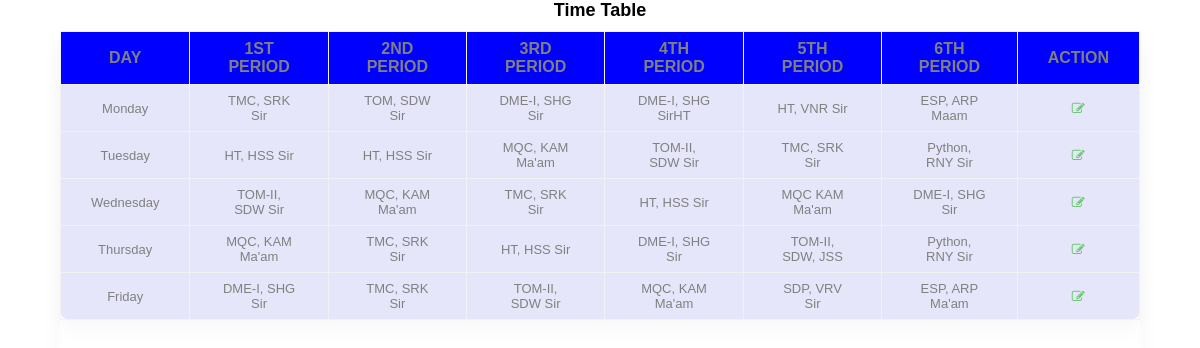
Screenshot of /display3.php with the database file from the repository.
### tables this page shows
CREATE TABLE `table4` (
  `sl_no` int(11) NOT NULL,
  `day` varchar(50) NOT NULL,
  `p1` varchar(50) NOT NULL,
  `p2` varchar(50) NOT NULL,
  `p3` varchar(50) NOT NULL,
  `p4` varchar(50) NOT NULL,
  `p5` varchar(50) NOT NULL,
  `p6` varchar(50) NOT NULL
);

### display3.php (the view, shortened to what this page needs)
<!DOCTYPE html>
<html lang="en">
<head>
    <title</title>
    <link rel="stylesheet" href="css/mystyle.css">
    <link rel="stylesheet" href="css/font-awesome.min.css">
</head>
<body>
    <div class="main-div">
        <h1>Time Table</h1>
        <div class="center-div">
            <div class="table-responsive">
                <table>
                    <thead>
                        <tr>
                            <th bgcolor="blue"><strong>Day</strong></th>
                            <th bgcolor="blue"><strong>1st Period</strong></th>
                            <th bgcolor="blue"><strong>2nd Period</strong></th>
                            <th bgcolor="blue"><strong>3rd Period</strong></th>
                            <th bgcolor="blue"><strong>4th Period</strong></th>
                            <th bgcolor="blue"><strong>5th Period</strong></th>
                            <th bgcolor="blue"><strong>6th Period</strong></th>
                            <th bgcolor="blue"><strong>Action</strong></th>
                        </tr>
                    </thead>
                    <tbody>
                    <?php
                        $querry="select * from table4 ";
                        $connection = mysqli_connect("localhost","root","","timetable");
                        $query= mysqli_query($connection,$querry);
                        while($res=mysqli_fetch_array($query)){
                           ?>
                            <tr>
                            <td><?php echo $res['day']; ?></td>
                            <td><?php echo $res['p1']; ?></td>
                            <td><?php echo $res['p2']; ?></td>
                            <td><?php echo $res['p3']; ?></td>
                            <td><?php echo $res['p4']; ?></td>
                            <td><?php echo $res['p5']; ?></td>
                            <td><?php echo $res['p6']; ?></td>
                            <td><a href="update3.php?sl_no=<?php echo $res['sl_no'];?>" data-toggle="tooltip" data-placement="bottom" title="Edit"><i class="fa fa-edit" aria-hidden="true"></i> </a></td>
                        </tr>
                        <?php
                        }
                    ?>
                    </tbody>
                </table>
            </div>
        </div>
</div>
</body>
</html>

### css/mystyle.css (style rules this page uses)
* { margin: 0; padding: 0; box-sizing: border-box; font-family: sans-serif; }
.main-div { width: 100%; height: 100vh; display: flex; flex-direction: column; align-items: center; }
.center-div { width: 90%; height: 80vh; background: -webkit-gradient(left, #5dade2, #00c6ff); box-shadow: 0 10px 28px 0 rgba(0, 0, 0, 0.03); border-radius: 10px; }
h1 { font-size: 18px; color: #000; text-align: center; margin-bottom: 10px; }
table { border-collapse: collapse; background-color: lavender; box-shadow: 0 10px 20px 0 rgba(0, 0, 0, 0.03); border-radius: 10px; margin: auto; }
th, td { border: 1px solid #f2f2f2; padding: 8px 30px; text-align: center; color: gray; }
th { text-transform: uppercase; font-weight: 500; }
td { font-size: 13px; }
.fa { font-size: 18px; }
.fa-edit { color: #63c76a; }
a { text-decoration: none; display: flex; justify-content: center; text-align: center; }

### rows the page displays
table4: day "Monday", p1 "TMC, SRK Sir", p2 "TOM, SDW Sir", p3 "DME-I, SHG Sir", p4 "DME-I, SHG SirHT", p5 "HT, VNR Sir", p6 "ESP, ARP Maam"
table4: day "Tuesday", p1 "HT, HSS Sir", p2 "HT, HSS Sir", p3 "MQC, KAM Ma'am", p4 "TOM-II, SDW Sir", p5 "TMC, SRK Sir", p6 "Python, RNY Sir"
table4: day "Wednesday", p1 "TOM-II, SDW Sir", p2 "MQC, KAM Ma'am", p3 "TMC, SRK Sir", p4 "HT, HSS Sir", p5 "MQC KAM Ma'am", p6 "DME-I, SHG Sir"
table4: day "Thursday", p1 "MQC, KAM Ma'am", p2 "TMC, SRK Sir", p3 "HT, HSS Sir", p4 "DME-I, SHG Sir", p5 "TOM-II, SDW, JSS", p6 "Python, RNY Sir"
table4: day "Friday", p1 "DME-I, SHG Sir", p2 "TMC, SRK Sir", p3 "TOM-II, SDW Sir", p4 "MQC, KAM Ma'am", p5 "SDP, VRV Sir", p6 "ESP, ARP Ma'am"
